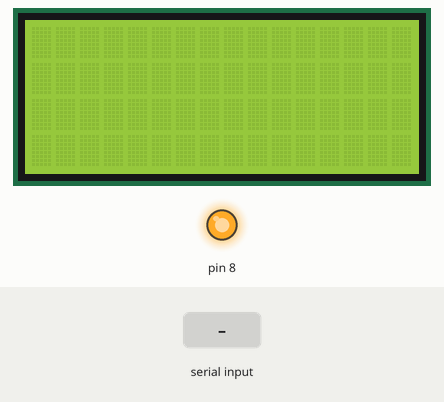
Simulated run of this sketch. Board: Arduino Uno, built with avr-gcc and run on an emulated ATmega328P. Shown: 16×4 character LCD, output pins drawn as LEDs (lit = HIGH). Inputs (shaded band) come from the test bench.

Above: at 1.2 s.
1.3 s: "r" received over Serial
At 2.5 s:
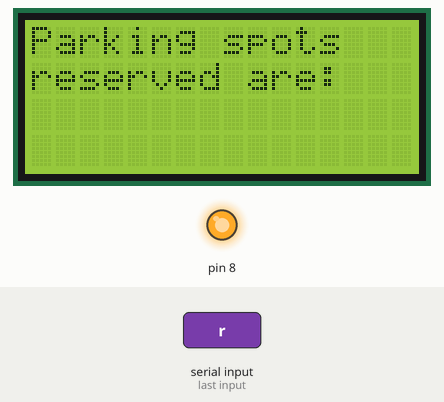
2.8 s: "c" received over Serial
At 3.9 s:
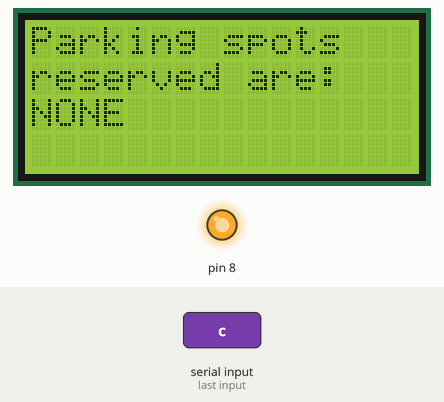
Timing chart, 0 to 5.8 s (numbered marks = the images above; inputs shaded):
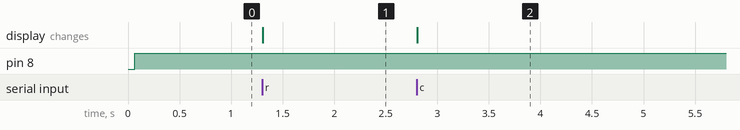

The sketch:

reserve_counts.ino
```cpp
#include <LiquidCrystal.h>

LiquidCrystal lcd(12, 11, 5, 4, 3, 2);
//unsigned long currenttime;
char x;
char slot;
int no_of_slot;
int space=0;
//unsigned long futuretime=0;

void setup() {
  // put your setup code here, to run once:
            lcd.begin(16, 4);
            lcd.clear();
  pinMode(8, OUTPUT);
            Serial.begin(9600);

              }

void loop() {
  digitalWrite(8, HIGH);

      x= Serial.read();
            if(x=='r')
            {
              lcd.clear();
              lcd.print("Parking spots");
              lcd.setCursor(0,1);
              lcd.print("reserved are: ");
               no_of_slot=Serial.read();
               for(int i=0;i<no_of_slot;i++)
               {
                lcd.setCursor(space,2);
                         lcd.noCursor();
                        slot=Serial.read();

                          lcd.noCursor();
                          if(slot=='a'){
                            lcd.print(1);
                             space++;
                            lcd.print(0);
                            }
                          else{
                            lcd.print(slot);
                          }

                          space++;
                          lcd.setCursor(space,2);
                          space++;
                          lcd.print(",");

                          lcd.noCursor();
               }
               space=0;


            }
            else if(x=='c'){
               lcd.clear();
              lcd.print("Parking spots");
              lcd.setCursor(0,1);
              lcd.print("reserved are: ");
              lcd.setCursor(0,2);
              lcd.print("NONE");

              }


            }
```

Measured:
- after the input at 1.3 s, the display: changes at once (image 1)
- after the input at 2.8 s, the display: changes at once (image 2)
